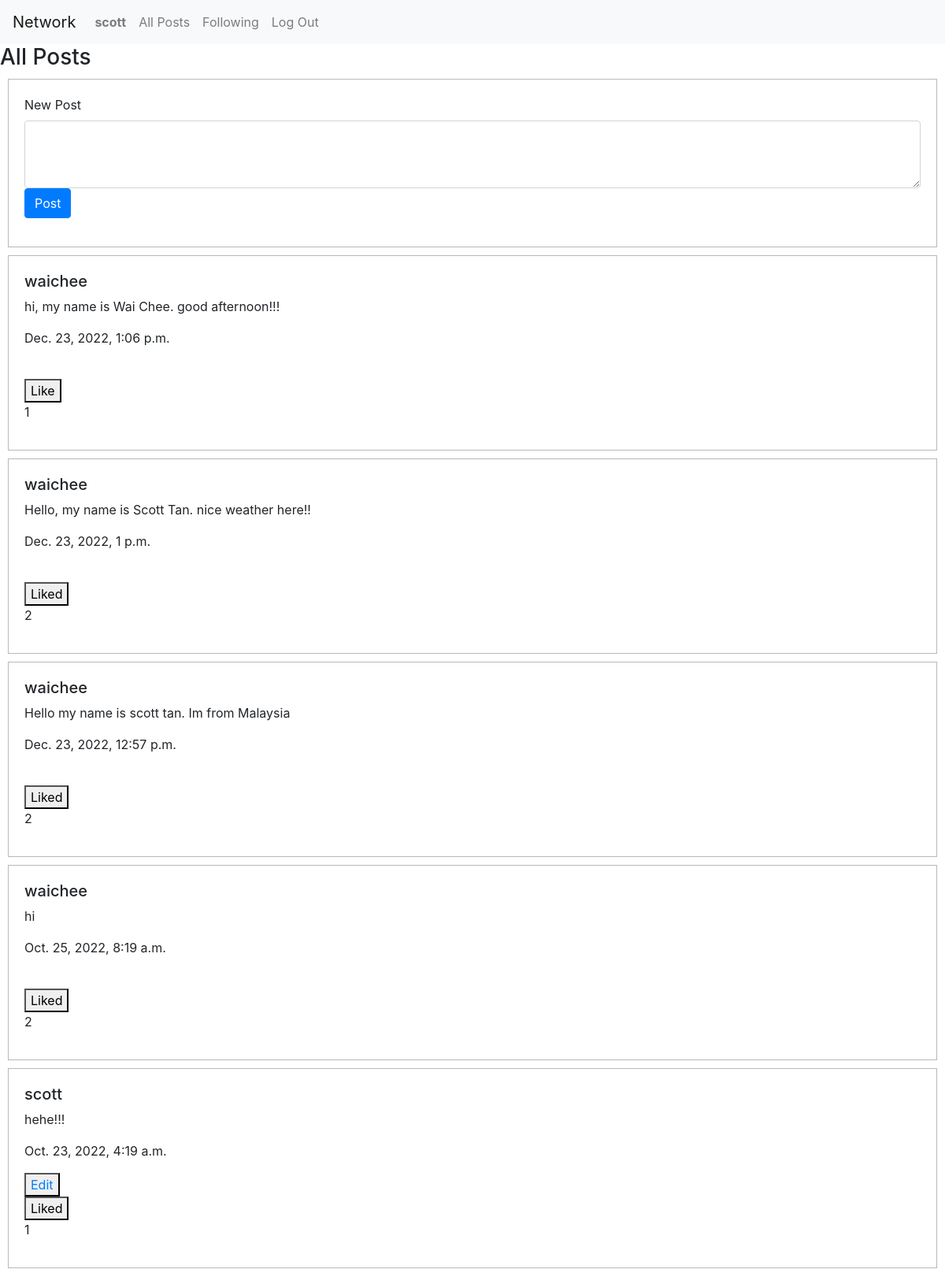
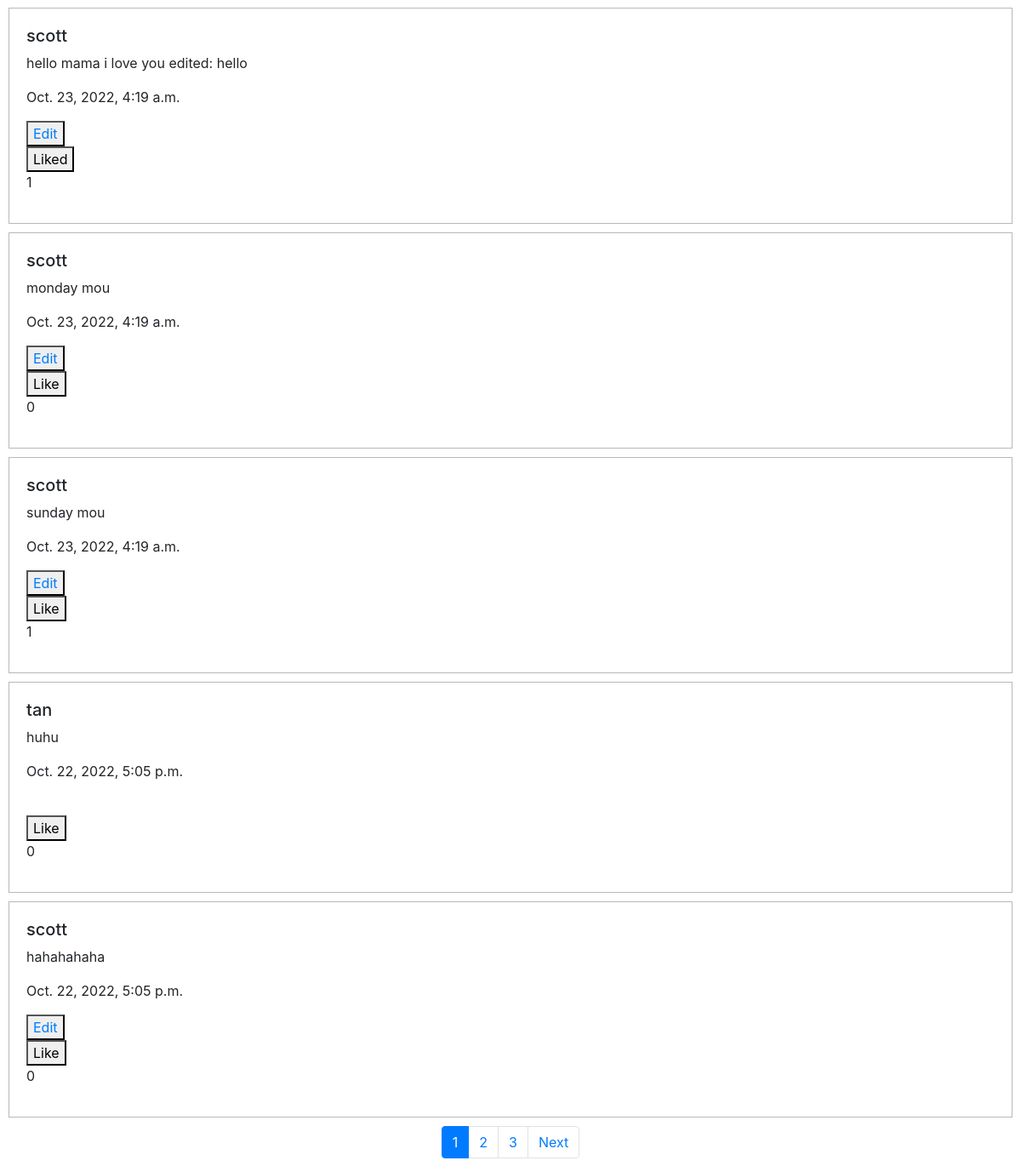
Screenshot of / (signed in) with the database file from the repository (2 pictures, top to bottom).
### network/models.py (models this page shows, shortened)
class User(AbstractUser):
    pass

class Post(models.Model):
    user = models.ForeignKey(User, on_delete=models.CASCADE, related_name="posts")
    content = models.CharField(max_length=300)
    timestamp = models.DateTimeField(auto_now_add=True)
    like = models.ManyToManyField(User, blank=True, related_name="liked_user")

### network/views.py (the view)
# urls.py: path("", views.index, name="index"),
def index(request):
    postData = Post.objects.all().order_by('-timestamp')
    paginator = Paginator(postData, POST_PER_PAGE)
    page_number = request.GET.get('page')
    page_obj = paginator.get_page(page_number)
    if request.user.is_authenticated:
        currentuser = User.objects.get(id=request.session['_auth_user_id'])
        paginator = Paginator(postData, POST_PER_PAGE)
        page_number = request.GET.get('page')
        page_obj = paginator.get_page(page_number)
        return render(request, "network/index.html", {
            "postData": page_obj,
            "loginUser": currentuser
        })
    return render(request, "network/index.html", {
        "postData": page_obj,
    })

### network/templates/network/index.html (shortened to what this page needs)
{% extends "network/layout.html" %}
{% load static %}
{% block body %}
  <div id="posts-view">
  </div>
  {% if user.is_authenticated %}
  <div class="box">
      <div class="mb-3">
        <form action="{% url 'post' %}" method="POST">
          <label for="newPostInput" class="form-label">New Post</label>
          <textarea class="form-control" id="content" rows="3" name="content"></textarea>
          <input type="submit" value="Post" class="btn btn-primary">
        </form>
      </div>
  </div>
  {%endif%}
  {% for post in postData %}
    <div class="box">
      <h5>{{ post.user }}</h5>
      <p id="post-content-{{post.id}}" class="post">{{ post.content }}</p>
      <p>{{ post.timestamp }}</p>
      {% if post.user == loginUser %}
        <button class="text-primary edit" data-id="{{post.id}}" id="edit-btn-{{post.id}}">Edit</button>
      {% endif %}
      <br>
      {% if not request.user in post.like.all %}
      <button data-id="{{post.id}}" id="post-like-{{post.id}}" class="likedpost" data-liked="no">Like</button>
      {% else %}
      <button data-id="{{post.id}}" id="post-like-{{post.id}}" class="likedpost" data-liked="yes">Liked</button>
      {% endif %}
      <p id="post-count-{{post.id}}">{{post.like.count}}</p>
    </div>
  {% endfor %}
{% endblock %}

### network/templates/network/layout.html (shortened to what this page needs)
{% load static %}
<!DOCTYPE html>
<html lang="en">
    <head>
        <link rel="stylesheet" href="https://stackpath.bootstrapcdn.com/bootstrap/4.4.1/css/bootstrap.min.css">
        <link href="{% static 'network/styles.css' %}" rel="stylesheet">
    </head>
    <body>
        <nav class="navbar navbar-expand-lg navbar-light bg-light">
            <a class="navbar-brand" href="#">Network</a>
            <div>
              <ul class="navbar-nav mr-auto">
                {% if user.is_authenticated %}
                    <li class="nav-item">
                        <a class="nav-link" href="{% url 'profile' user.username %}"><strong>{{ user.username }}</strong></a>
                    </li>
                {% endif %}
                <li class="nav-item">
                  <a class="nav-link" href="{% url 'index' %}" id="allPosts">All Posts</a>
                </li>
                {% if user.is_authenticated %}
                    <li class="nav-item">
                        <a class="nav-link" href="{% url 'following' %}" id="following">Following</a>
                    </li>
                    <li class="nav-item">
                        <a class="nav-link" href="{% url 'logout' %}" id="logOut">Log Out</a>
                    </li>
                {% endif %}
              </ul>
            </div>
          </nav>
        <div class="body">
            {% block body %}
            {% endblock %}
        </div>
        <nav aria-label="Page navigation example">
            <ul class="pagination justify-content-center">
                {% if postData.paginator.num_pages > 1 %}
                {% for num in postData.paginator.page_range %}
                {% if postData.number == num %}
                    <li class="page-item active" ><a class="page-link" href="#">{{ num }}</a></li>
                {% else %}
                    <li class="page-item " ><a class="page-link" href="?page={{ num }}">{{ num }}</a></li>
                {% endif %}
                {% endfor %}
                {% endif %}
                {% if postData.has_next %}
                     <li class="page-item"><a class="page-link" href="?page={{ postData.next_page_number }}">Next</a></li>
                {% endif %}
            </ul>
          </nav>
    </body>
</html>

### network/static/network/styles.css (style rules this page uses)
.box { padding: 20px; border: 1px solid rgb(185, 184, 184); margin: 10px; }
.edit { cursor: pointer; }

### rows the page displays
User: username "scott"
Post: user "waichee", content "hi, my name is Wai Chee. good afternoon!!!", timestamp "Dec. 23, 2022, 1:06 p.m.", like.count "1"
Post: user "waichee", content "Hello, my name is Scott Tan. nice weather here!!", timestamp "Dec. 23, 2022, 1 p.m.", like.count "2"
Post: user "waichee", content "Hello my name is scott tan. Im from Malaysia", timestamp "Dec. 23, 2022, 12:57 p.m.", like.count "2"
Post: user "waichee", content "hi", timestamp "Oct. 25, 2022, 8:19 a.m.", like.count "2"
Post: user "scott", content "hehe!!!", timestamp "Oct. 23, 2022, 4:19 a.m.", like.count "1"
Post: user "scott", content "hello mama i love you edited: hello", timestamp "Oct. 23, 2022, 4:19 a.m.", like.count "1"
Post: user "scott", content "monday mou", timestamp "Oct. 23, 2022, 4:19 a.m.", like.count "0"
Post: user "scott", content "sunday mou", timestamp "Oct. 23, 2022, 4:19 a.m.", like.count "1"
Post: user "tan", content "huhu", timestamp "Oct. 22, 2022, 5:05 p.m.", like.count "0"
Post: user "scott", content "hahahahaha", timestamp "Oct. 22, 2022, 5:05 p.m.", like.count "0"

### other values shown
{{ num }} "1"
{{ num }} "2" "3"
